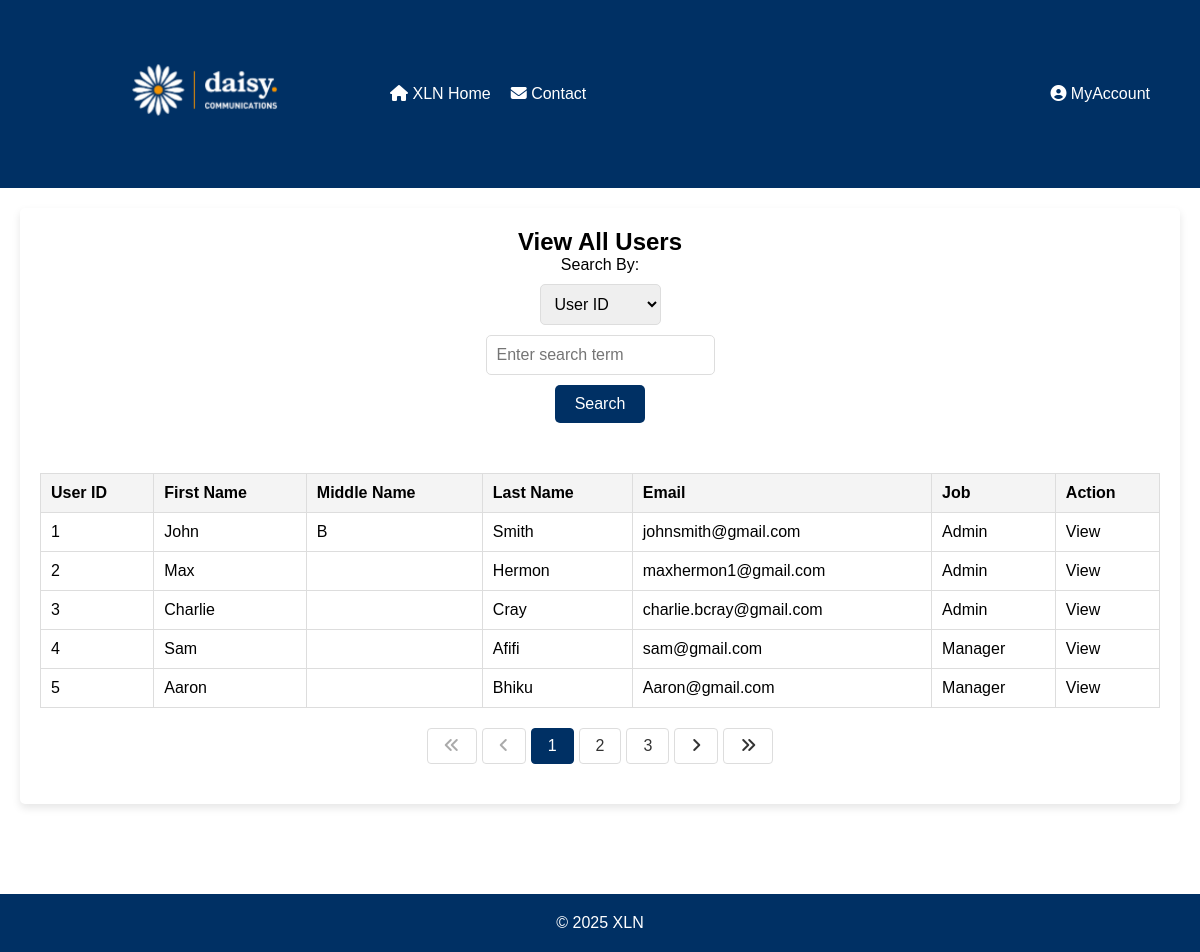
The page /php/UserManagement.php (signed in) on the database its author committed.
### tables this page shows
CREATE TABLE "users" (
	"userID"	INTEGER,
	"fName"	TEXT NOT NULL,
	"mName"	TEXT,
	"lName"	TEXT NOT NULL,
	"email"	TEXT NOT NULL CHECK("email" LIKE '%_@_%._%') UNIQUE,
	"password"	TEXT NOT NULL,
	"jobID"	INT,
	"managerID"	INTEGER CHECK("jobID" != 1 OR ("jobID" = 1 AND "managerID" IS NOT NULL)),
	PRIMARY KEY("userID" AUTOINCREMENT),
	FOREIGN KEY("jobID") REFERENCES "jobs"("jobID") ON UPDATE CASCADE ON DELETE CASCADE
);

CREATE TABLE "jobs" (
	"jobID"	INTEGER,
	"job"	TEXT NOT NULL,
	PRIMARY KEY("jobID" AUTOINCREMENT)
);

### php/UserManagement.php (the view, shortened to what this page needs)
<!DOCTYPE html>
<html lang="en">
<?php
function getUsers($searchBy = '', $searchTerm = '', $page = 1, $usersPerPage = 5, $sortBy = '', $sortOrder = 'ASC') {
    $db = new SQLite3('../data/XLN_new_DBA.db');
    $sql = "SELECT u.*, j.job AS job_name
        FROM users u
        LEFT JOIN jobs j ON u.jobID = j.jobID";
    $whereClause = '';
    $orderBy = '';
    $countSql = "SELECT COUNT(*) as total FROM ($sql $whereClause)";
    $countStmt = $db->prepare($countSql);
    $countResult = $countStmt->execute();
    $totalCases = $countResult->fetchArray(SQLITE3_ASSOC)['total'];
    $totalPages = ceil($totalCases / $usersPerPage);
    $page = max(1, min($page, $totalPages));
    $offset = ($page - 1) * $usersPerPage;
    $sql = $sql . $whereClause . $orderBy . " LIMIT :limit OFFSET :offset";
    $stmt = $db->prepare($sql);
    $stmt->bindValue(':limit', $usersPerPage, SQLITE3_INTEGER);
    $stmt->bindValue(':offset', $offset, SQLITE3_INTEGER);
    $result = $stmt->execute();
    $paginatedResult = [];
    while ($row = $result->fetchArray(SQLITE3_ASSOC)) {
        $paginatedResult[] = $row;
    }
    return [
        'data' => $paginatedResult,
        'pagination' => [
            'totalCases' => $totalCases,
            'totalPages' => $totalPages,
            'currentPage' => $page,
        ],
    ];
}
$searchBy = isset($_GET['searchBy']) ? $_GET['searchBy'] : '';
$searchTerm = isset($_GET['searchTerm']) ? $_GET['searchTerm'] : '';
$page = isset($_GET['page']) ? (int)$_GET['page'] : 1;
$sortBy = isset($_GET['sortBy']) ? $_GET['sortBy'] : '';
$sortOrder = isset($_GET['sortOrder']) ? $_GET['sortOrder'] : 'ASC';
$result = getUsers($searchBy, $searchTerm, $page, 5, $sortBy, $sortOrder);
$users = $result['data'];
$totalPages = $result['pagination']['totalPages'];
$currentPage = $result['pagination']['currentPage'];
?>
<head>
    <link rel="stylesheet" href="../css/ViewAllCases.css">
</head>
<body>
<header>
        <a href="Homepage.php"><img class="logo" src="../xlnLogo.png" alt="XLN Logo"></a>
        <nav>
            <ul class="left-menu">
                <li><a href="Homepage.php"><i class="fa-solid fa-house"></i> XLN Home</a></li>
                <li><a href="../html/Contact.html"><i class="fa-solid fa-envelope"></i> Contact</a></li>
            </ul>
            <ul class="right-menu">
                <li class="dropdown">
                    <a href="javascript:void(0)" class="dropbtn"><i class="fa-solid fa-circle-user"></i> MyAccount</a>
                </li>
            </ul>
        </nav>
    </header>
    <main>
        <h2>View All Users</h2>
        <form method="GET" action="">
        <label for="searchBy">Search By:</label>
        <select name="searchBy" id="searchBy">
            <option value="userID" <?php echo ($searchBy == 'userID') ? 'selected' : ''; ?>> User ID </option>
        </select>
    <input type="text" name="searchTerm" value="<?php echo htmlspecialchars($searchTerm); ?>" placeholder="Enter search term">
    <button type="submit">Search</button>
</form>
        <table id="casesTable">
            <thead>
                <tr>
                    <th><a href="?searchBy=<?php echo urlencode($searchBy); ?>&searchTerm=<?php echo urlencode($searchTerm); ?>&sortBy=userID&sortOrder=<?php echo ($sortBy == 'userID' && $sortOrder == 'ASC') ? 'DESC' : 'ASC'; ?>">User ID </a></th>
                    <th><a href="?searchBy=<?php echo urlencode($searchBy); ?>&searchTerm=<?php echo urlencode($searchTerm); ?>&sortBy=fName&sortOrder=<?php echo ($sortBy == 'fName' && $sortOrder == 'ASC') ? 'DESC' : 'ASC'; ?>">First Name </a></th>
                    <th>Middle Name</th>
                    <th><a href="?searchBy=<?php echo urlencode($searchBy); ?>&searchTerm=<?php echo urlencode($searchTerm); ?>&sortBy=lName&sortOrder=<?php echo ($sortBy == 'lName' && $sortOrder == 'ASC') ? 'DESC' : 'ASC'; ?>">Last Name </a></th>
                    <th><a href="?searchBy=<?php echo urlencode($searchBy); ?>&searchTerm=<?php echo urlencode($searchTerm); ?>&sortBy=email&sortOrder=<?php echo ($sortBy == 'email' && $sortOrder == 'ASC') ? 'DESC' : 'ASC'; ?>">Email </a></th>
                    <th><a href="?searchBy=<?php echo urlencode($searchBy); ?>&searchTerm=<?php echo urlencode($searchTerm); ?>&sortBy=job_name&sortOrder=<?php echo ($sortBy == 'job_name' && $sortOrder == 'ASC') ? 'DESC' : 'ASC'; ?>">Job </a></th>
                    <th>Action</th>
                </tr>
            </thead>
            <tbody>
        <?php foreach ($users as $user) : ?>
            <tr>
                <td><?php echo $user['userID']; ?></td>
                <td><?php echo $user['fName']; ?></td>
                <td><?php echo $user['mName']; ?></td>
                <td><?php echo $user['lName']; ?></td>
                <td><?php echo $user['email']; ?></td>
                <td><?php echo $user['job_name']; ?></td>
                <td>
                    <?php if ($user['jobID'] == 1) : ?>
                        <a href="EditUser.php?uid=<?php echo $user['userID']; ?>">Edit</a>
                    <?php else : ?>
                        <a href="ViewUser.php?uid=<?php echo $user['userID']; ?>">View</a>
                    <?php endif; ?>
                </td>
            </tr>
        <?php endforeach; ?>
    </tbody>
        </table>
        <?php if ($totalPages > 1) : ?>
        <div class="pagination">
            <?php if ($currentPage > 1) : ?>
                <a href="?searchBy=<?php echo urlencode($searchBy); ?>&searchTerm=<?php echo urlencode($searchTerm); ?>&page=1"><i class="fa-solid fa-angles-left"></i></a>
                <a href="?searchBy=<?php echo urlencode($searchBy); ?>&searchTerm=<?php echo urlencode($searchTerm); ?>&page=<?php echo $currentPage - 1; ?>"><i class="fa-solid fa-angle-left"></i></a>
            <?php else : ?>
                <span class="disabled"><i class="fa-solid fa-angles-left"></i></span>
                <span class="disabled"><i class="fa-solid fa-angle-left"></i></span>
            <?php endif; ?>
            <?php
            $startPage = max(1, $currentPage - 2);
            $endPage = min($totalPages, $currentPage + 2);
            for ($i = $startPage; $i <= $endPage; $i++) {
                if ($i == $currentPage) {
                    echo "<span class=\"active\">$i</span>";
                } else {
                    echo "<a href=\"?searchBy=" . urlencode($searchBy) . "&searchTerm=" . urlencode($searchTerm) . "&page=$i\">$i</a>";
                }
            }
            ?>
            <?php if ($currentPage < $totalPages) : ?>
                <a href="?searchBy=<?php echo urlencode($searchBy); ?>&searchTerm=<?php echo urlencode($searchTerm); ?>&page=<?php echo $currentPage + 1; ?>"><i class="fa-solid fa-angle-right"></i></a>
                <a href="?searchBy=<?php echo urlencode($searchBy); ?>&searchTerm=<?php echo urlencode($searchTerm); ?>&page=<?php echo $totalPages; ?>"><i class="fa-solid fa-angles-right"></i></a>
            <?php else : ?>
                <span class="disabled"><i class="fa-solid fa-angle-right"></i></span>
                <span class="disabled"><i class="fa-solid fa-angles-right"></i></span>
            <?php endif; ?>
        </div>
        <?php endif; ?>
    </main>
    <footer>
        <p>&copy; <span id="year"></span> XLN</p>
    </footer>
</body>
</html>

### css/ViewAllCases.css (style rules this page uses)
* { margin: 0; padding: 0; box-sizing: border-box; font-family: Arial, Helvetica, sans-serif; text-decoration: none; }
header { background-color: #003064; color: white; display: flex; align-items: center; padding: 50px; }
img.logo { width: 300px; margin-right: 20px; }
nav { display: flex; justify-content: space-between; width: 100%; }
nav ul.left-menu { flex-grow: 1; }
nav ul.right-menu { justify-content: flex-end; }
.dropdown { position: relative; display: inline-block; }
nav ul { list-style: none; display: flex; align-items: center; margin: 0; padding: 0; }
nav ul li { margin-left: 20px; }
nav ul li a { color: white; text-decoration: none; }
html, body { height: 100%; margin: 0; display: flex; flex-direction: column; }
main { flex-grow: 1; background-color: #ffffff; padding: 20px; margin: 20px; margin-bottom: 90px; border-radius: 5px; display: flex; flex-direction: column; align-items: center; box-shadow: 0 4px 8px rgba(0, 0, 0, 0.1); text-decoration: none; }
form { display: flex; flex-direction: column; align-items: center; margin-bottom: 20px; }
a { text-decoration: none; color: inherit; }
form label, form select, form input, form button { margin-bottom: 10px; }
form input, form select { padding: 10px; border: 1px solid #ddd; border-radius: 5px; font-size: 16px; outline: none; }
form button { background-color: #003064; color: white; padding: 10px 20px; font-size: 16px; border: none; border-radius: 5px; cursor: pointer; }
table { width: 100%; border-collapse: collapse; margin-top: 20px; }
table, th, td { border: 1px solid #ddd; }
th, td { padding: 10px; text-align: left; }
th { background-color: #f4f4f4; }
footer { background-color: #003064; color: white; text-align: center; padding: 20px; bottom: 0; left: 0; right: 0; width: 100%; }
.pagination { display: flex; justify-content: center; margin: 20px 0; gap: 5px; }
.pagination a, .pagination span { color: #333; padding: 8px 16px; text-decoration: none; border: 1px solid #ddd; border-radius: 4px; }
.pagination .active { background-color: #003064; color: white; border: 1px solid #003064; }
.pagination .disabled { color: #aaa; cursor: not-allowed; }
header a { color: white; text-decoration: none; }

### rows shown on the page
users: userID "1", fName "John", mName "B", lName "Smith", email "johnsmith@gmail.com", jobID.job "Admin"
users: userID "2", fName "Max", lName "Hermon", email "maxhermon1@gmail.com", jobID.job "Admin"
users: userID "3", fName "Charlie", lName "Cray", email "charlie.bcray@gmail.com", jobID.job "Admin"
users: userID "4", fName "Sam", lName "Afifi", email "sam@gmail.com", jobID.job "Manager"
users: userID "5", fName "Aaron", lName "Bhiku", email "Aaron@gmail.com", jobID.job "Manager"
